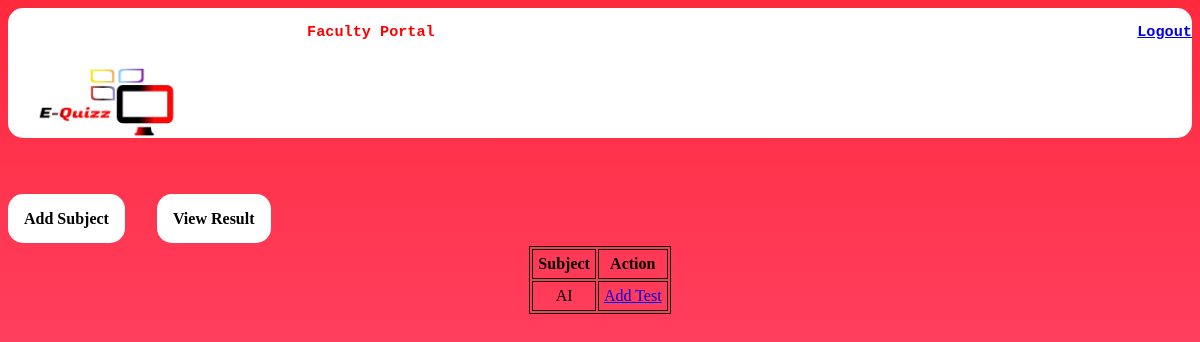
/E-Quiz/faculty.php (signed in), run on an earlier commit of the app's database.
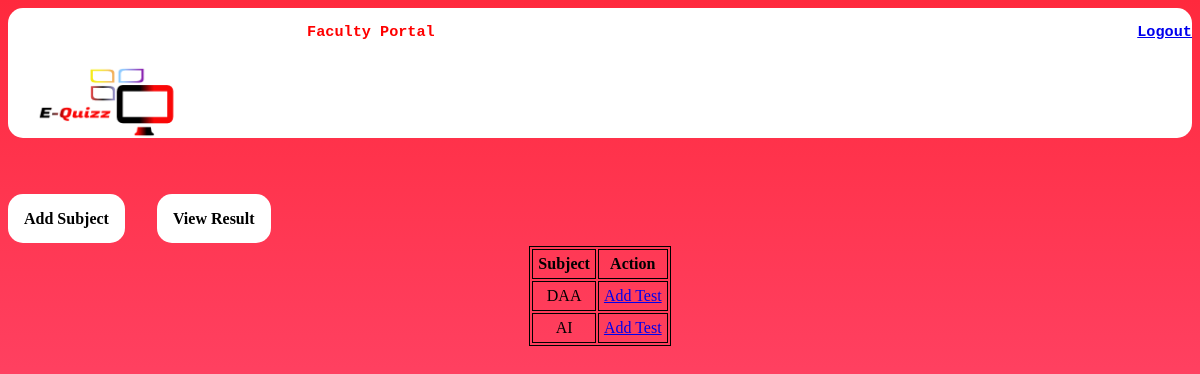
And on a later commit of the database.
### tables this page shows
CREATE TABLE `subjects` (
  `subjectId` int(11) NOT NULL,
  `name` varchar(50) NOT NULL,
  `faculty` varchar(50) NOT NULL
);

### E-Quiz/faculty.php (the view, shortened to what this page needs)
<html>
<head>
</head>
    <body id="grad">
<header><pre> <img style="height:220x;width:190px;" src="logo.png"><span style="float:right"><h3>Faculty Portal                                                                             <a href="logout.php">Logout</a></h3></pre></span></header><br><br><br><br>
<a href="faculty.php?action=add_subject" style="text-decoration: none; padding:16px;border-radius:15px;color:black;background-color:white;" class="text"><b>Add Subject</b></a>&nbsp &nbsp &nbsp &nbsp
<a style="padding:3px;border-radius:15px;color:black;background-color:white; text-decoration: none; padding: 16px;" class="text" href="score_board.php"><b>View Result</b></a>
<?php
$id = $_SESSION['id'];
$connection = mysqli_connect("localhost", "root", "","equizz") or die ("could not connect to database");
$query = "SELECT * FROM subjects where faculty='$id'";
$result = mysqli_query($connection, $query);
echo'<center>';
echo'<br>';
echo '<table>
<tr>
	<th>Subject</th>
	<th>Action</th>
	</tr>';
$numberOfQuestions = mysqli_num_rows($result);
while ($row = mysqli_fetch_assoc($result)) {
	$subject_id = $row['subjectId'];
	$name = $row['name'];
	echo <<<MULTI_LINE_STRING
	<tr>
	<td>$name</td>
	<td><a href="faculty.php?action=add_test&subject_id=$subject_id"&numberOfQuestions="$numberOfQuestions">Add Test</a></td>
	</tr>
MULTI_LINE_STRING;
}
echo '</table>';
echo '</center>';
?>
    </body>
    </html>

What changed in the data, as far as the page shows it:
added subjects: name "DAA"
